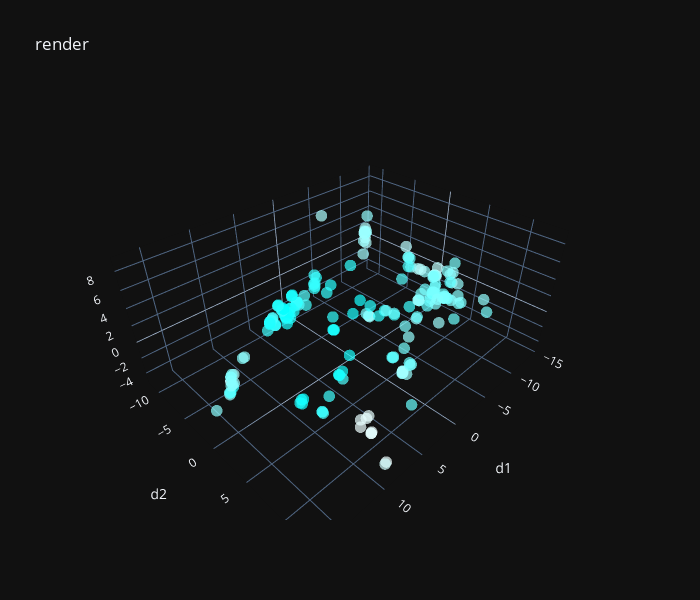

Notebook code cell kept with this figure:
### Code cell
X_small = pca.transform(X_clean)
y_n = np.array(y_clean)[:,np.newaxis]

X_small=np.concatenate([X_small,y_n],axis=1)
plot_3d_rgb(X_small[:40000],"render",["d1","d2","d3"])

### Figure 1 — Plotly figure (JSON) as saved in the notebook; plotly's stock layout.template omitted (floating-point values rounded to 4 significant figures; data arrays with more than 128 entries replaced by an {"elided": "..."} marker saying what was removed)
{"data": [{"marker": {"color": {"elided": "259 str values"}, "opacity": 0.7, "size": 4}, "mode": "markers", "type": "scatter3d", "x": {"elided": "259 float values"}, "y": {"elided": "259 float values"}, "z": {"elided": "259 float values"}}], "layout": {"height": 600, "scene": {"xaxis": {"title": {"text": "d1"}}, "yaxis": {"title": {"text": "d2"}}, "zaxis": {"title": {"text": "d3"}}}, "title": {"text": "render"}, "width": 700}}
